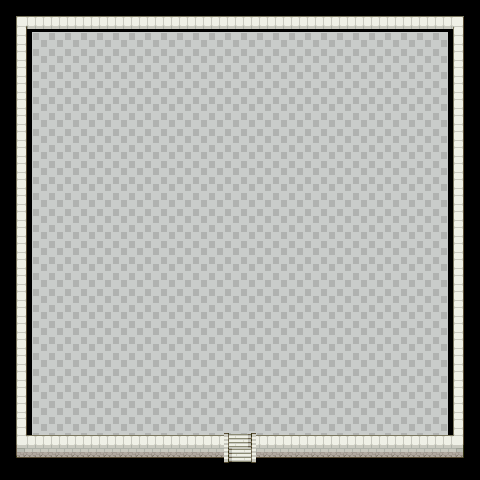

Below is a game level as drawn by its tile map, then a one-line description and the .tmx file that defines it, in full:
An orthogonal 15x15 tile map with 32x32 px tiles, 3 tile layers (Floor, Walls, Doors), 2 tilesets.

<map version="1.10" tiledversion="1.11.0" orientation="orthogonal" renderorder="right-down" width="15" height="15" tilewidth="32" tileheight="32" infinite="0" nextlayerid="4" nextobjectid="1">
 <tileset firstgid="1" name="poke4" tilewidth="32" tileheight="32" tilecount="504" columns="8">
  <image source="../tilesets/poke32/poke4.png" width="256" height="2016" />
 </tileset>
 <tileset firstgid="505" name="poke2" tilewidth="32" tileheight="32" tilecount="504" columns="8">
  <image source="../tilesets/poke32/poke2.png" width="256" height="2016" />
 </tileset>
 <layer id="1" name="Floor" width="15" height="15">
  <data encoding="csv">
0,0,0,0,0,0,0,0,0,0,0,0,0,0,0,
0,754,754,754,754,754,754,754,754,754,754,754,754,754,0,
0,754,754,754,754,754,754,754,754,754,754,754,754,754,0,
0,754,754,754,754,754,754,754,754,754,754,754,754,754,0,
0,754,754,754,754,754,754,754,754,754,754,754,754,754,0,
0,754,754,754,754,754,754,754,754,754,754,754,754,754,0,
0,754,754,754,754,754,754,754,754,754,754,754,754,754,0,
0,754,754,754,754,754,754,754,754,754,754,754,754,754,0,
0,754,754,754,754,754,754,754,754,754,754,754,754,754,0,
0,754,754,754,754,754,754,754,754,754,754,754,754,754,0,
0,754,754,754,754,754,754,754,754,754,754,754,754,754,0,
0,754,754,754,754,754,754,754,754,754,754,754,754,754,0,
0,754,754,754,754,754,754,754,754,754,754,754,754,754,0,
0,754,754,754,754,754,754,754,754,754,754,754,754,754,0,
0,0,0,0,0,0,0,0,0,0,0,0,0,0,0
</data>
 </layer>
 <layer id="2" name="Walls" width="15" height="15">
  <data encoding="csv">
201,202,202,202,202,202,202,202,202,202,202,202,202,202,203,
209,0,0,0,0,0,0,0,0,0,0,0,0,0,211,
209,0,0,0,0,0,0,0,0,0,0,0,0,0,211,
209,0,0,0,0,0,0,0,0,0,0,0,0,0,211,
209,0,0,0,0,0,0,0,0,0,0,0,0,0,211,
209,0,0,0,0,0,0,0,0,0,0,0,0,0,211,
209,0,0,0,0,0,0,0,0,0,0,0,0,0,211,
209,0,0,0,0,0,0,0,0,0,0,0,0,0,211,
209,0,0,0,0,0,0,0,0,0,0,0,0,0,211,
209,0,0,0,0,0,0,0,0,0,0,0,0,0,211,
209,0,0,0,0,0,0,0,0,0,0,0,0,0,211,
209,0,0,0,0,0,0,0,0,0,0,0,0,0,211,
209,0,0,0,0,0,0,0,0,0,0,0,0,0,211,
225,226,226,226,226,226,226,3221225658,226,226,226,226,226,226,227,
241,242,242,242,242,242,242,186,242,242,242,242,242,242,243
</data>
 </layer>
 <layer id="3" name="Doors" width="15" height="15">
  <data encoding="csv">
0,0,0,0,0,0,0,0,0,0,0,0,0,0,0,
0,0,0,0,0,0,0,0,0,0,0,0,0,0,0,
0,0,0,0,0,0,0,0,0,0,0,0,0,0,0,
0,0,0,0,0,0,0,0,0,0,0,0,0,0,0,
0,0,0,0,0,0,0,0,0,0,0,0,0,0,0,
0,0,0,0,0,0,0,0,0,0,0,0,0,0,0,
0,0,0,0,0,0,0,0,0,0,0,0,0,0,0,
0,0,0,0,0,0,0,0,0,0,0,0,0,0,0,
0,0,0,0,0,0,0,0,0,0,0,0,0,0,0,
0,0,0,0,0,0,0,0,0,0,0,0,0,0,0,
0,0,0,0,0,0,0,0,0,0,0,0,0,0,0,
0,0,0,0,0,0,0,0,0,0,0,0,0,0,0,
0,0,0,0,0,0,0,0,0,0,0,0,0,0,0,
0,0,0,0,0,0,0,0,0,0,0,0,0,0,0,
0,0,0,0,0,0,0,0,0,0,0,0,0,0,0
</data>
 </layer>
</map>
